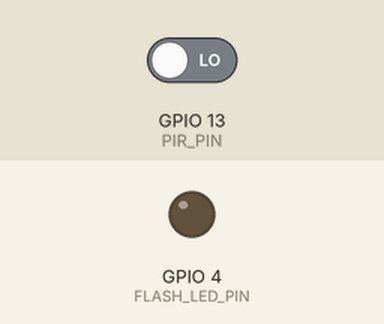
Recording of a sketch running on a simulated ESP32. On the bench: output pins drawn as LEDs (lit = HIGH). Inputs (shaded band) come from the test bench; at power-on: GPIO 13 (PIR_PIN) LOW. WiFi joins after 1.5 s; servers stay silent unless stated; the camera gives no picture; what the sketch prints to the serial monitor is not drawn.

Above: at 3.3 s.
3.4 s: GPIO 13 (PIR_PIN) driven HIGH
At 3.83 s:
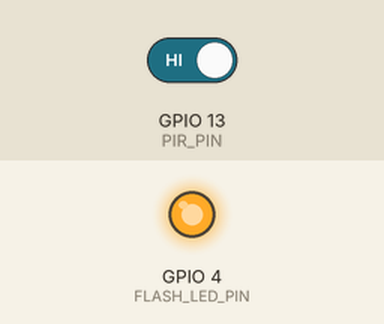
Timing chart, 0 to 6.4 s (numbered marks = the images above; inputs shaded):
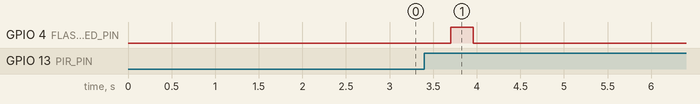

Measured:
- after the input at 3.4 s, GPIO 4 (FLASH_LED_PIN): LOW → HIGH after 0.30 s, → LOW 0.26 s later

The sketch:

esp32_cam_telegram.ino
```cpp
#include <WiFi.h>
#include <WiFiClientSecure.h>
#include "esp_camera.h"
#include <UniversalTelegramBot.h>
#include "soc/soc.h"
#include "soc/rtc_cntl_reg.h"

// =======================
// CONFIGURAÇÕES WIFI


const char* ssid = "SEU_WIFI";
const char* password = "SUA_SENHA";

// =======================
// TELEGRAM BOT


String BOTtoken = "SEU_TOKEN_DO_BOT";
String chatId = "SEU_CHAT_ID";

WiFiClientSecure clientTCP;
UniversalTelegramBot bot(BOTtoken, clientTCP);

// =======================
// PINOS


#define PIR_PIN 13
#define FLASH_LED_PIN 4

// Pinos da câmera (ESP32-CAM AI Thinker)

#define PWDN_GPIO_NUM     32
#define RESET_GPIO_NUM    -1
#define XCLK_GPIO_NUM      0
#define SIOD_GPIO_NUM     26
#define SIOC_GPIO_NUM     27

#define Y9_GPIO_NUM       35
#define Y8_GPIO_NUM       34
#define Y7_GPIO_NUM       39
#define Y6_GPIO_NUM       36
#define Y5_GPIO_NUM       21
#define Y4_GPIO_NUM       19
#define Y3_GPIO_NUM       18
#define Y2_GPIO_NUM        5

#define VSYNC_GPIO_NUM    25
#define HREF_GPIO_NUM     23
#define PCLK_GPIO_NUM     22

bool motionDetected = false;

// =======================
// INICIAR CAMERA


void iniciarCamera(){

camera_config_t config;
config.ledc_channel = LEDC_CHANNEL_0;
config.ledc_timer = LEDC_TIMER_0;
config.pin_d0 = Y2_GPIO_NUM;
config.pin_d1 = Y3_GPIO_NUM;
config.pin_d2 = Y4_GPIO_NUM;
config.pin_d3 = Y5_GPIO_NUM;
config.pin_d4 = Y6_GPIO_NUM;
config.pin_d5 = Y7_GPIO_NUM;
config.pin_d6 = Y8_GPIO_NUM;
config.pin_d7 = Y9_GPIO_NUM;
config.pin_xclk = XCLK_GPIO_NUM;
config.pin_pclk = PCLK_GPIO_NUM;
config.pin_vsync = VSYNC_GPIO_NUM;
config.pin_href = HREF_GPIO_NUM;
config.pin_sscb_sda = SIOD_GPIO_NUM;
config.pin_sscb_scl = SIOC_GPIO_NUM;
config.pin_pwdn = PWDN_GPIO_NUM;
config.pin_reset = RESET_GPIO_NUM;
config.xclk_freq_hz = 20000000;
config.pixel_format = PIXFORMAT_JPEG;

config.frame_size = FRAMESIZE_VGA;
config.jpeg_quality = 12;
config.fb_count = 1;

esp_camera_init(&config);

}

// =======================
// ENVIAR FOTO TELEGRAM

void enviarFoto(){

camera_fb_t * fb = NULL;

digitalWrite(FLASH_LED_PIN, HIGH);

delay(200);

fb = esp_camera_fb_get();

digitalWrite(FLASH_LED_PIN, LOW);

if (!fb){
Serial.println("Erro ao capturar imagem");
return;
}

bot.sendPhotoByBinary(chatId,
"image/jpeg",
fb->len,
fb->buf,
"foto.jpg",
"🚨 Movimento detectado!");

esp_camera_fb_return(fb);

Serial.println("Foto enviada");

}

// =======================
// SETUP


void setup(){

WRITE_PERI_REG(RTC_CNTL_BROWN_OUT_REG, 0);

Serial.begin(115200);

pinMode(PIR_PIN, INPUT);
pinMode(FLASH_LED_PIN, OUTPUT);

WiFi.begin(ssid, password);

Serial.print("Conectando WiFi");

while (WiFi.status() != WL_CONNECTED){
delay(500);
Serial.print(".");
}

Serial.println("Conectado!");

clientTCP.setInsecure();

iniciarCamera();

bot.sendMessage(chatId,"Sistema iniciado.","");

}

// =======================
// LOOP


void loop(){

motionDetected = digitalRead(PIR_PIN);

if(motionDetected){

Serial.println("Movimento detectado");

bot.sendMessage(chatId,"Movimento detectado!","");

enviarFoto();

delay(15000);

}

}
```
